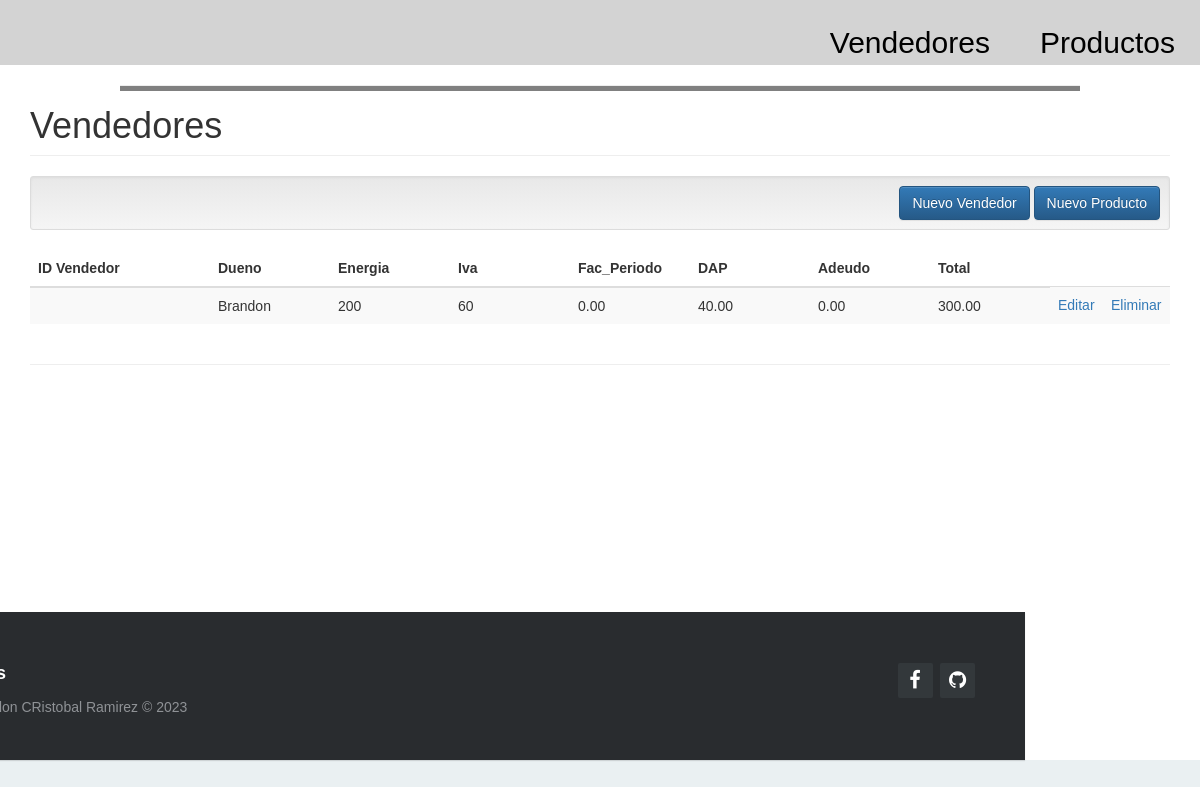
The page / on the database its author committed.
### tables this page shows
CREATE TABLE `vendedores` (
  `Id_Tarifa` int(11) NOT NULL,
  `Dueno` varchar(50) NOT NULL,
  `Energia` varchar(100) NOT NULL,
  `Iva` varchar(50) NOT NULL,
  `Fac_Periodo` varchar(50) NOT NULL,
  `DAP` varchar(13) NOT NULL,
  `Adeudo` varchar(50) NOT NULL,
  `Total` varchar(100) NOT NULL
);

### Controller/Vendedores.controller.php (called while the page is built, shortened)
<?php
require_once 'model/Vendedores.php';
class VendedoresController{
    public function __CONSTRUCT(){
        $this->model = new Vendedores();
    }
    public function Index(){
        require_once 'view/header.php';
        require_once 'view/Vendedores/Vendedores.php';
        require_once 'view/footer.php';
    }
}

### Model/database.php (called while the page is built)
<?php
class Database
{
    public static function Conectar()
    {
        $pdo = new PDO('mysql:host=localhost;dbname=bd_sabritas;charset=utf8', 'root', '');
        $pdo->setAttribute(PDO::ATTR_ERRMODE, PDO::ERRMODE_EXCEPTION);
        return $pdo;
    }
}

### Model/Vendedores.php (called while the page is built, shortened)
<?php
class vendedores
{
	private $pdo;
	public function __CONSTRUCT()
	{
		try
		{
			$this->pdo = Database::Conectar();
		}
		catch(Exception $e)
		{
			die($e->getMessage());
		}
	}
	public function Listar()
	{
		try
		{
			$stm = $this->pdo->prepare("SELECT * FROM vendedores");
			$stm->execute();
			return $stm->fetchAll(PDO::FETCH_OBJ);
		}
		catch(Exception $e)
		{
			die($e->getMessage());
		}
	}
}

### View/Vendedores/Vendedores.php (the view)
<h1 class="page-header">Vendedores</h1>
<div class="well well-sm text-right">
    <a class="btn btn-primary" href="?c=Vendedores&a=Nuevo">Nuevo Vendedor</a>
    <a class="btn btn-primary" href="?c=producto&a=Nuevo">Nuevo Producto</a>
</div>
<table class="table table-striped">
    <thead>
        <tr>
            <th style="width:180px;">ID Vendedor</th>
            <th style="width:120px;">Dueno</th>
            <th style="width:120px;">Energia</th>
            <th style="width:120px;">Iva</th>
            <th style="width:120px;">Fac_Periodo</th>
            <th style="width:120px;">DAP</th>
            <th style="width:120px;">Adeudo</th>
            <th style="width:120px;">Total</th>
        </tr>
    </thead>
    <tbody>
    <?php foreach($this->model->Listar() as $r): ?>
        <tr>
            <td><?php echo $r->id_Medidor; ?></td>
            <td><?php echo $r->Dueno; ?></td>
            <td><?php echo $r->Energia; ?></td>
            <td><?php echo $r->Iva; ?></td>
            <td><?php echo $r->Fac_Periodo; ?></td>
            <td><?php echo $r->DAP; ?></td>
            <td><?php echo $r->Adeudo; ?></td>
            <td><?php echo $r->Total; ?></td>
            <td>
                <a href="?c=Vendedores&a=Crud&id_Medidor=<?php echo $r->id_Medidor; ?>">Editar</a>
            </td>
            <td>
                <a onclick="javascript:return confirm('¿Seguro de eliminar este registro?');" href="?c=Vendedores&a=Eliminar&id_Medidor=<?php echo $r->id_Medidor; ?>">Eliminar</a>
            </td>
        </tr>
    <?php endforeach; ?>
    </tbody>
</table>

### assets/css/demo.css (style rules this page uses)
* { padding:0; margin:0; }
html { background-color: #eaf0f2; }
body { font:14px/1.5 Arial, Helvetica, sans-serif; }

### View/header.php (style rules this page uses)
:root { --principal: lightgray; --secundario: #3D8361; --tercero: #061b17; --cuarto: #375a54; --quinto: #EEF2E6; }

### rows shown on the page
vendedores: Dueno "Brandon", Energia "200", Iva "60", Fac_Periodo "0.00", DAP "40.00", Adeudo "0.00", Total "300.00"
